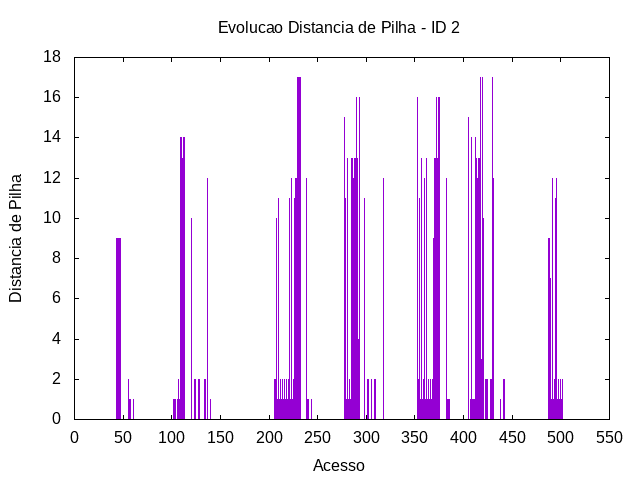

Write gnuplot code to recreate this figure.
set term png
set output "/tmp/pokerest/pokerest-distp-2.png"
set title "Evolucao Distancia de Pilha - ID 2"
set xlabel "Acesso"
set ylabel "Distancia de Pilha"
plot "/tmp/pokerest/pokerest-acesso-2-2.gpdat" u 2:5 w impulses t ""
